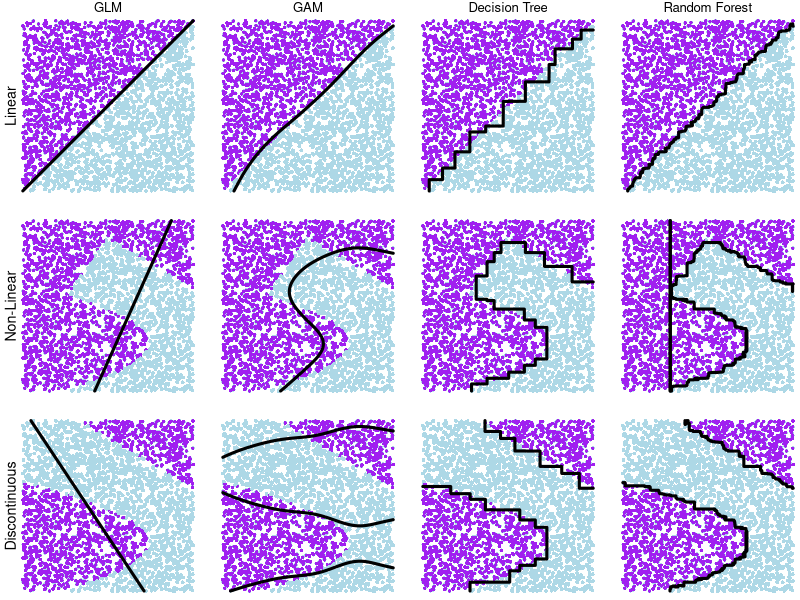
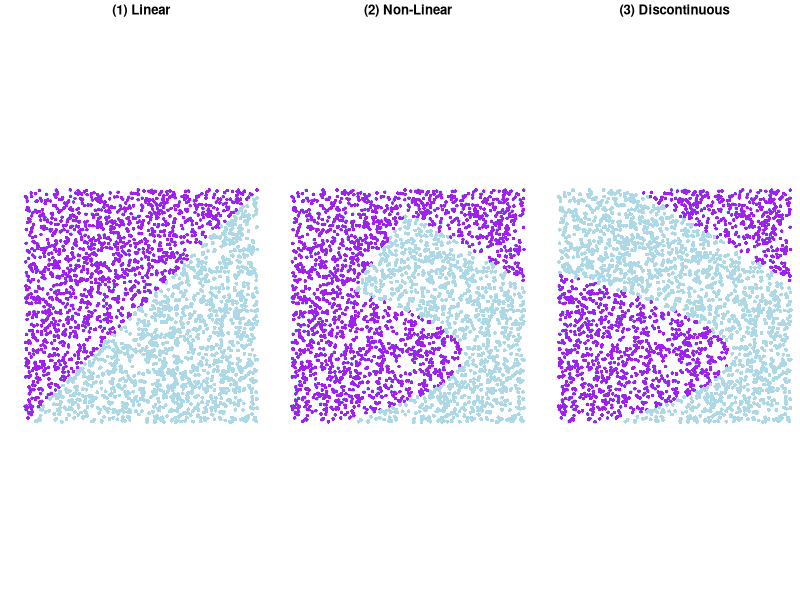

Source code (R) for these figures, in order:
#Prep diagrams

#Base data
  set.seed(234)
  examp <- data.frame(x1 = runif(3000), x2 = runif(3000))
  examp$linear <- (examp$x1 < examp$x2) * 1
  examp$nonlinear <- examp$x1 < ( examp$x2 * 4 - 8*examp$x2^2 + 2*examp$x2^3) -0.1
  part1 <- examp$x1 < ( examp$x2 * 4 - 8*examp$x2^2 + 2*examp$x2^3) +0.2
  part2 <- examp$x2 >  1.2- ( examp$x1*0.6)
  part3 <- examp$x2 >  0.2+ ( examp$x1*1.4)
  examp$discont <- (part1 == TRUE | part2 == TRUE )*1
  examp$varied <- (part1 == TRUE | part2 == TRUE | part3 == TRUE)*1

#Create grid
  grid <- expand.grid(x1= seq(0.001, 1, 0.001), x2 = seq(0.001, 1, 0.001))
  
###################
# CALIBRATE MODELS#
###################
  
#Logistic
  loglin <- glm(linear ~ x1 + x2, data = examp, family = binomial())
  logvaried <- glm(varied ~ x1 + x2, data = examp, family = binomial())
  logdiscont <- glm(discont ~ x1 + x2, data = examp, family = binomial())
  prob.grid.lin1 <- predict(loglin, grid, type = "response") 
  prob.grid.lin2 <- predict(logvaried, grid, type = "response") 
  prob.grid.lin3 <- predict(logdiscont, grid, type = "response") 
  
#RPART
  library(rpart)
  dectree <- rpart(linear ~ x1 + x2, data = examp, cp = 0)
  decvaried <- rpart(varied ~ x1 + x2, data = examp, cp = 0)
  decdiscont <- rpart(discont ~ x1 + x2, data = examp, cp = 0)
  prob.grid.rpart1 <- predict(dectree, grid)
  prob.grid.rpart2 <- predict(decvaried, grid)
  prob.grid.rpart3 <- predict(decdiscont, grid)
  
#Random Forest 
  library(randomForest)
   adatree <- randomForest(factor(linear) ~ x1 + x2, data = examp, mtry = 2)
   adavaried <- randomForest(factor(varied) ~ x1 + x2, data = examp, mtry = 2)
   adadiscont <- randomForest(factor(discont) ~ x1 + x2, data = examp, mtry = 2)
   prob.grid.gbm1 <- predict(adatree, grid, type = "response")
   prob.grid.gbm2 <- predict(adavaried, grid, type = "response")
   prob.grid.gbm3 <- predict(adadiscont, grid, type = "response")
   
#GAM
   library(gam)
   gammod1 <- gam(linear ~ s(x1) + s(x2), data = examp)
   gammod2 <- gam(varied ~ s(x1) + s(x2), data = examp)
   gammod3 <- gam(discont ~ s(x1) + s(x2), data = examp)
   prob.grid.gam1 <- predict(gammod1, grid, type = "response")
   prob.grid.gam2 <- predict(gammod2, grid, type = "response")
   prob.grid.gam3 <- predict(gammod3, grid, type = "response")

#####################   
# plot the boundary##
#####################
   
  par(mfrow = c(3,4), mar = c(0, 1.2, 0.9, 0))
   
  #Linear example
  plot(examp[,c("x1", "x2")], col= "lightblue", ylab = "", xlab ="",
       font.main = 1,  pch = 16, cex = 0.8, 
       xaxt = "n", yaxt = "n", asp = 1,bty="n")
  points(examp[examp$linear == 1, c("x1", "x2")], col= "purple", pch = 16, cex = 0.7)
  points(examp[examp$linear == 0, c("x1", "x2")], col= "lightblue", pch = 16, cex = 0.7)
  contour(x=seq(0.001, 1, 0.001), y = seq(0.001, 1, 0.001), 
          z=matrix(prob.grid.lin1, nrow=1000), levels=0.5,
          col="black", drawlabels=FALSE, lwd=3, add=T)
  title(main="GLM", line= 0, cex.main=1.2, font.main = 1)
  title(ylab="Linear", line= -0.2, cex.lab=1.3, font=3)

  
  plot(examp[,c("x1", "x2")], col= "lightblue", ylab = "", xlab ="",
       font.main = 1,  pch = 16, cex = 0.8, 
       xaxt = "n", yaxt = "n", asp = 1,bty="n")
  points(examp[examp$linear == 1, c("x1", "x2")], col= "purple", pch = 16, cex = 0.7)
  points(examp[examp$linear == 0, c("x1", "x2")], col= "lightblue", pch = 16, cex = 0.7)
  contour(x=seq(0.001, 1, 0.001), y = seq(0.001, 1, 0.001), 
          z=matrix(prob.grid.gam1, nrow=1000), levels=0.5,
          col="black", drawlabels=FALSE, lwd=3, add=T)
  title(main="GAM", line= 0, cex.main=1.2, font.main = 1)
  
  
  plot(examp[,c("x1", "x2")], col= "lightblue", 
       font.main = 1, cex.main = 0.9, pch = 16, cex = 0.8,  
       xlab = "", ylab = "",
       xaxt = "n", yaxt = "n", asp = 1,bty="n")
  points(examp[examp$linear == 1, c("x1", "x2")], col= "purple", pch = 16, cex = 0.7)
  points(examp[examp$linear == 0, c("x1", "x2")], col= "lightblue", pch = 16, cex = 0.7)
  contour(x=seq(0.001, 1, 0.001), y = seq(0.001, 1, 0.001), 
          z=matrix(prob.grid.rpart1, nrow=1000), levels=0.5,
          col="black", drawlabels=FALSE, lwd=3, add=T)
  title(main="Decision Tree", line= 0, cex.main=1.2, font.main = 1)
  
  plot(examp[,c("x1", "x2")], col= "lightblue", 
       font.main = 1, cex.main = 0.9, pch = 16, cex = 0.8, xlab = "", ylab = "",
       xaxt = "n", yaxt = "n", asp = 1,bty="n")
  points(examp[examp$linear == 1, c("x1", "x2")], col= "purple", pch = 16, cex = 0.7)
  points(examp[examp$linear == 0, c("x1", "x2")], col= "lightblue", pch = 16, cex = 0.7)
  contour(x=seq(0.001, 1, 0.001), y = seq(0.001, 1, 0.001), 
          z=matrix(prob.grid.gbm1, nrow=1000), levels=0.5,
          col="black", drawlabels=FALSE, lwd=3, add=T)
  title(main="Random Forest", line= 0, cex.main=1.2, font.main = 1)
  
  
  #Non-linear
  plot(examp[,c("x1", "x2")], col= "lightblue", ylab = "", xlab ="",
       font.main = 1,  pch = 16, cex = 0.8, 
       xaxt = "n", yaxt = "n", asp = 1,bty="n")
  points(examp[examp$varied == 1, c("x1", "x2")], col= "purple", pch = 16, cex = 0.7)
  points(examp[examp$varied == 0, c("x1", "x2")], col= "lightblue", pch = 16, cex = 0.7)
  contour(x=seq(0.001, 1, 0.001), y = seq(0.001, 1, 0.001), 
          z=matrix(prob.grid.lin2, nrow=1000), levels=0.5,
          col="black", drawlabels=FALSE, lwd=3, add=T)
  title(ylab="Non-Linear", line= -0.2, cex.lab=1.3, font=3)
  
  plot(examp[,c("x1", "x2")], col= "lightblue", ylab = "", xlab ="",
       font.main = 1,  pch = 16, cex = 0.8, 
       xaxt = "n", yaxt = "n", asp = 1,bty="n")
  points(examp[examp$varied == 1, c("x1", "x2")], col= "purple", pch = 16, cex = 0.7)
  points(examp[examp$varied == 0, c("x1", "x2")], col= "lightblue", pch = 16, cex = 0.7)
  contour(x=seq(0.001, 1, 0.001), y = seq(0.001, 1, 0.001), 
          z=matrix(prob.grid.gam2, nrow=1000), levels=0.5,
          col="black", drawlabels=FALSE, lwd=3, add=T)
  
  
  plot(examp[,c("x1", "x2")], col= "lightblue", 
       font.main = 1, cex.main = 0.9, pch = 16, cex = 0.8,  
       xlab = "", ylab = "",
       xaxt = "n", yaxt = "n", asp = 1,bty="n")
  points(examp[examp$varied == 1, c("x1", "x2")], col= "purple", pch = 16, cex = 0.7)
  points(examp[examp$varied == 0, c("x1", "x2")], col= "lightblue", pch = 16, cex = 0.7)
  contour(x=seq(0.001, 1, 0.001), y = seq(0.001, 1, 0.001), 
          z=matrix(prob.grid.rpart2, nrow=1000), levels=0.5,
          col="black", drawlabels=FALSE, lwd=3, add=T)
  
  plot(examp[,c("x1", "x2")], col= "lightblue", 
       font.main = 1, cex.main = 0.9, pch = 16, cex = 0.8, xlab = "", ylab = "",
       xaxt = "n", yaxt = "n", asp = 1,bty="n")
  points(examp[examp$varied == 1, c("x1", "x2")], col= "purple", pch = 16, cex = 0.7)
  points(examp[examp$varied == 0, c("x1", "x2")], col= "lightblue", pch = 16, cex = 0.7)
  contour(x=seq(0.001, 1, 0.001), y = seq(0.001, 1, 0.001), 
          z=matrix(prob.grid.gbm2, nrow=1000), levels=0.5,
          col="black", drawlabels=FALSE, lwd=3, add=T)
  
  #Discontinuous
  plot(examp[,c("x1", "x2")], col= "lightblue", ylab = "", xlab ="",
       font.main = 1,  pch = 16, cex = 0.8, 
       xaxt = "n", yaxt = "n", asp = 1,bty="n")
  points(examp[examp$discont == 1, c("x1", "x2")], col= "purple", pch = 16, cex = 0.7)
  points(examp[examp$discont == 0, c("x1", "x2")], col= "lightblue", pch = 16, cex = 0.7)
  contour(x=seq(0.001, 1, 0.001), y = seq(0.001, 1, 0.001), 
          z=matrix(prob.grid.lin3, nrow=1000), levels=0.5,
          col="black", drawlabels=FALSE, lwd=3, add=T)
  title(ylab="Discontinuous", line= -0.2, cex.lab=1.3, font=3)
  
  
  plot(examp[,c("x1", "x2")], col= "lightblue", ylab = "", xlab ="",
       font.main = 1,  pch = 16, cex = 0.8, 
       xaxt = "n", yaxt = "n", asp = 1,bty="n")
  points(examp[examp$discont == 1, c("x1", "x2")], col= "purple", pch = 16, cex = 0.7)
  points(examp[examp$discont == 0, c("x1", "x2")], col= "lightblue", pch = 16, cex = 0.7)
  contour(x=seq(0.001, 1, 0.001), y = seq(0.001, 1, 0.001), 
          z=matrix(prob.grid.gam3, nrow=1000), levels=0.5,
          col="black", drawlabels=FALSE, lwd=3, add=T)
  
  plot(examp[,c("x1", "x2")], col= "lightblue", 
       font.main = 1, cex.main = 0.9, pch = 16, cex = 0.8,  
       xlab = "", ylab = "",
       xaxt = "n", yaxt = "n", asp = 1,bty="n")
  points(examp[examp$discont == 1, c("x1", "x2")], col= "purple", pch = 16, cex = 0.7)
  points(examp[examp$discont == 0, c("x1", "x2")], col= "lightblue", pch = 16, cex = 0.7)
  contour(x=seq(0.001, 1, 0.001), y = seq(0.001, 1, 0.001), 
          z=matrix(prob.grid.rpart3, nrow=1000), levels=0.5,
          col="black", drawlabels=FALSE, lwd=3, add=T)

  plot(examp[,c("x1", "x2")], col= "lightblue", 
       font.main = 1, cex.main = 0.9, pch = 16, cex = 0.8, xlab = "", ylab = "",
       xaxt = "n", yaxt = "n", asp = 1,bty="n")
  points(examp[examp$discont == 1, c("x1", "x2")], col= "purple", pch = 16, cex = 0.7)
  points(examp[examp$discont == 0, c("x1", "x2")], col= "lightblue", pch = 16, cex = 0.7)
  contour(x=seq(0.001, 1, 0.001), y = seq(0.001, 1, 0.001), 
          z=matrix(prob.grid.gbm3, nrow=1000), levels=0.5,
          col="black", drawlabels=FALSE, lwd=3, add=T)

################
# PROBLEM SPACE#
################
  
  par(mfrow = c(1,3), mar = c(0, 1.2, 0.9, 0))
  
  #Linear example
  plot(examp[,c("x1", "x2")], col= "lightblue", ylab = "", xlab ="",
       font.main = 1,  pch = 16, cex = 0.8, 
       xaxt = "n", yaxt = "n", asp = 1,bty="n")
  points(examp[examp$linear == 1, c("x1", "x2")], col= "purple", pch = 16, cex = 0.7)
  points(examp[examp$linear == 0, c("x1", "x2")], col= "lightblue", pch = 16, cex = 0.7)
  title(main="(1) Linear", line= -0.2, cex.lab=1.3, font=3)
  
  
  #Non-linear
  plot(examp[,c("x1", "x2")], col= "lightblue", ylab = "", xlab ="",
       font.main = 1,  pch = 16, cex = 0.8, 
       xaxt = "n", yaxt = "n", asp = 1,bty="n")
  points(examp[examp$varied == 1, c("x1", "x2")], col= "purple", pch = 16, cex = 0.7)
  points(examp[examp$varied == 0, c("x1", "x2")], col= "lightblue", pch = 16, cex = 0.7)
    title(main="(2) Non-Linear", line= -0.2, cex.lab=1.3, font=3)
  
  #Discontinuous
  plot(examp[,c("x1", "x2")], col= "lightblue", ylab = "", xlab ="",
       font.main = 1,  pch = 16, cex = 0.8, 
       xaxt = "n", yaxt = "n", asp = 1,bty="n")
  points(examp[examp$discont == 1, c("x1", "x2")], col= "purple", pch = 16, cex = 0.7)
  points(examp[examp$discont == 0, c("x1", "x2")], col= "lightblue", pch = 16, cex = 0.7)
   title(main="(3) Discontinuous", line= -0.2, cex.lab=1.3, font=3)
  
